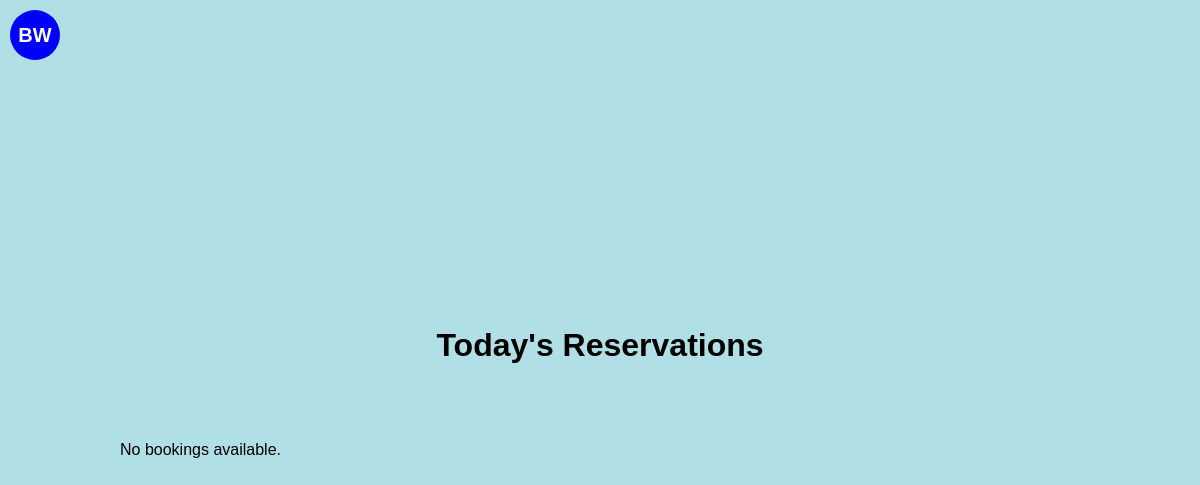
Before: / with the older database file.
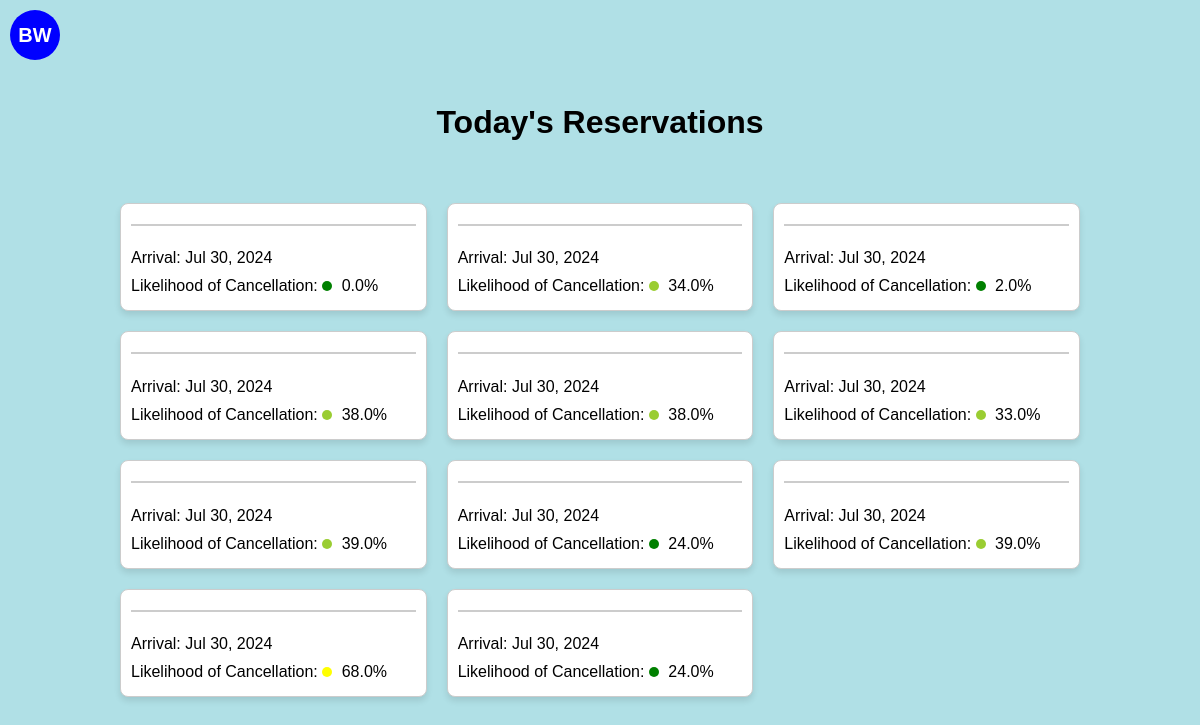
After: the same page with the newer database file.
### cancellationPredictor/models.py (models this page shows, shortened)
class Booking(models.Model):
    month_of_booking = models.IntegerField()
    day_of_booking = models.IntegerField()
    weekday_of_booking = models.IntegerField()
    month_of_arrival = models.IntegerField()
    day_of_arrival = models.IntegerField()
    weekday_of_arrival = models.IntegerField()
    num_of_nights = models.IntegerField()
    is_repeated_guest = models.BooleanField()
    previous_stays = models.IntegerField()
    previous_cancellations = models.IntegerField()
    booking_to_arrival_duration = models.IntegerField()
    rate = models.DecimalField(max_digits=10, decimal_places=2)  # Assuming 'Rate' needs to handle decimals
    override = models.DecimalField(max_digits=10, decimal_places=2)  # Assuming 'Override' is a monetary value
    probability = models.DecimalField(max_digits=10, decimal_places=6)  # Storing probabilities with precision
    prediction = models.BooleanField()  # Assuming prediction is a binary outcome (True/False)
    guest_name = models.TextField()  # Adjust max_length as needed
    date_booking_made = models.DateField()
    scheduled_arrival = models.DateField()

### cancellationPredictor/views.py (the view)
# urls.py: path('', BookingListView.as_view(), name='booking-list'),
class BookingListView(ListView):
    model = Booking
    template_name = 'cancellationPredictor/booking_list.html'
    context_object_name = 'bookings'
    def get_queryset(self):
        today = timezone.localdate()
        today_arrivals = Booking.objects.filter(scheduled_arrival=today)
        fake = Faker()  # Create a Faker generator instance
        for booking in today_arrivals:
            booking.guest_name = fake.name()
        return today_arrivals

### cancellationPredictor/templatetags/custom_filters.py (called while the page is built)
@register.filter(name='multiply')
def multiply(value, arg):
    try:
        return float(value) * float(arg)
    except (ValueError, TypeError):
        return ''  # You might choose to handle the error differently.

### templates/cancellationPredictor/booking_list.html (shortened to what this page needs)
{% load custom_filters %}
<!DOCTYPE html>
<html>
<head>
</head>
<body>
    <div id="logo">BW</div>
    <h1>Today's Reservations</h1>
    <div class="grid-container">
        {% for booking in bookings %}
        <div class="card">
            <h3>{{ booking.guest_name }}</h3>
            <p>Arrival: {{ booking.scheduled_arrival|date:"M d, Y" }}</p>
            <p>Likelihood of Cancellation:
                <span class="probability-circle" style="background-color:
                    {% if booking.probability|multiply:100 < 25 %}
                        green
                    {% elif booking.probability|multiply:100 < 50 %}
                        yellowgreen
                    {% elif booking.probability|multiply:100 < 75 %}
                        yellow
                    {% else %}
                        red
                    {% endif %};
                "></span>
                {{ booking.probability|floatformat:2|multiply:100 }}%
            </p>
        </div>
        {% empty %}
        <p>No bookings available.</p>
        {% endfor %}
    </div>
</body>
</html>

### templates/cancellationPredictor/booking_list.html (style rules this page uses)
body { display: flex; flex-direction: column; align-items: center; justify-content: center; min-height: 100vh; margin: 0; font-family: Arial, sans-serif; background-color: #B0E0E6; }
#logo { position: absolute; top: 10px; left: 10px; width: 50px; height: 50px; background-color: #0000FF; border-radius: 50%; display: flex; justify-content: center; align-items: center; color: white; font-weight: bold; font-size: 20px; }
.grid-container { display: grid; grid-template-columns: repeat(auto-fill, minmax(250px, 1fr)); grid-gap: 20px; padding: 20px; width: 80%; max-width: 1000px; margin-top: 20px; }
.card { background-color: #FFFFFF; border: 1px solid #ccc; border-radius: 8px; box-shadow: 0 4px 6px rgba(0,0,0,0.1); padding: 10px; display: flex; flex-direction: column; justify-content: space-between; }
.card h3 { margin-top: 0; color: #333; border-bottom: 2px solid #ccc; padding-bottom: 10px; }
.card p { margin: 5px 0; }
.probability-circle { height: 10px; width: 10px; border-radius: 50%; display: inline-block; margin-right: 5px; }

Changed rows visible on the page:
now on this page (row edited): Booking: scheduled_arrival "Jul 30, 2024", probability|multiply "0.0"
added Booking: scheduled_arrival "Jul 30, 2024", probability|multiply "34.0"
added Booking: scheduled_arrival "Jul 30, 2024", probability|multiply "2.0"
added Booking: scheduled_arrival "Jul 30, 2024", probability|multiply "38.0"
added Booking: scheduled_arrival "Jul 30, 2024", probability|multiply "38.0"
added Booking: scheduled_arrival "Jul 30, 2024", probability|multiply "33.0"
added Booking: scheduled_arrival "Jul 30, 2024", probability|multiply "39.0"
added Booking: scheduled_arrival "Jul 30, 2024", probability|multiply "24.0"
added Booking: scheduled_arrival "Jul 30, 2024", probability|multiply "39.0"
added Booking: scheduled_arrival "Jul 30, 2024", probability|multiply "68.0"
added Booking: scheduled_arrival "Jul 30, 2024", probability|multiply "24.0"
Other visible differences:
text no longer shown: "No bookings available."
